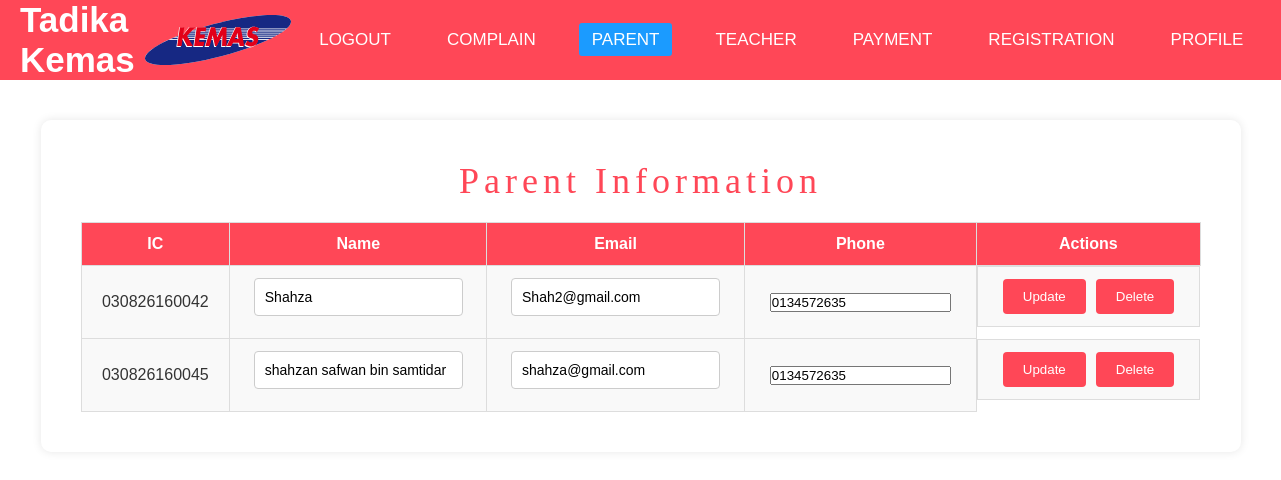
/Kindergarten/admin_parentinfo/, run on the app's committed database.
### Kindergartenapp/models.py (models this page shows)
class Parent(models.Model):
    Parent_IC = models.CharField(max_length=100, primary_key=True)
    Parent_Password = models.CharField(max_length=100)
    Parent_Name = models.CharField(max_length=100)
    Parent_Email = models.EmailField()
    Parent_Nophone = models.CharField(max_length=20)

### Kindergartenapp/views.py (the view, shortened to what this page needs)
# urls.py: path("admin_parentinfo/", views.admin_parentinfo, name="admin_parentinfo"),
def admin_parentinfo(request):
    parents = Parent.objects.all()
    return render(request, 'admin_parentinfo.html', {'parents': parents})

### Kindergartenapp/templates/admin_parentinfo.html (shortened to what this page needs)
<!DOCTYPE html>
<html lang="en">
<head>
    {% load static %}
</head>
<body>
    <nav>
        <div class="logo-container">
            <label class="logo">Tadika Kemas</label>
            {% load static %}
            <img src="{% static 'logo.svg' %}" alt="Logo">
        </div>
        <ul>
            <li><a href="{% url 'home' %}">Logout</a></li>
            <li><a href="{% url 'admin_complain' %}">Complain</a></li>
            <li><a class="active" href="{% url 'admin_parentinfo' %}">Parent</a></li>
            <li><a href="{% url 'admin_teacherinfo' %}">Teacher</a></li>
            <li><a href="{% url 'admin_payment' %}">Payment</a></li>
            <li><a href="{% url 'admin_registration' %}">Registration</a></li>
            <li><a href="{% url 'admin_profile' %}">Profile</a></li>
        </ul>
    </nav>
    <div class="container">
        <div class="form_area">
            <div class="title">Parent Information</div>
            <table>
                <thead>
                    <tr>
                        <th>IC</th>
                        <th>Name</th>
                        <th>Email</th>
                        <th>Phone</th>
                        <th>Actions</th>
                    </tr>
                </thead>
                <tbody>
                    {% for parent in parents %}
                        <tr>
                            <td>{{ parent.Parent_IC }}</td>
                            <td>
                                <form method="post" style="display:inline;">
                                    <input type="text" name="name" value="{{ parent.Parent_Name }}">
                            </td>
                            <td>
                                    <input type="email" name="email" value="{{ parent.Parent_Email }}">
                            </td>
                            <td>
                                    <input type="tel" name="nophone" value="{{ parent.Parent_Nophone }}">
                            </td>
                            <td class="btn-container">
                                    <button type="submit" name="update_parent" class="btn">Update</button>
                                <form method="post" style="display:inline;">
                                    <button type="submit" name="delete_parent" class="btn" onclick="return confirm('Are you sure you want to delete this parent?');">Delete</button>
                                </form>
                            </td>
                        </tr>
                    {% endfor %}
                </tbody>
            </table>
        </div>
    </div>
</body>
</html>

### data on the page
Parent: Parent_IC "030826160042", name "Shahza", email "Shah2@gmail.com", nophone "0134572635"
Parent: Parent_IC "030826160045", name "shahzan safwan bin samtidar", email "shahza@gmail.com", nophone "0134572635"
